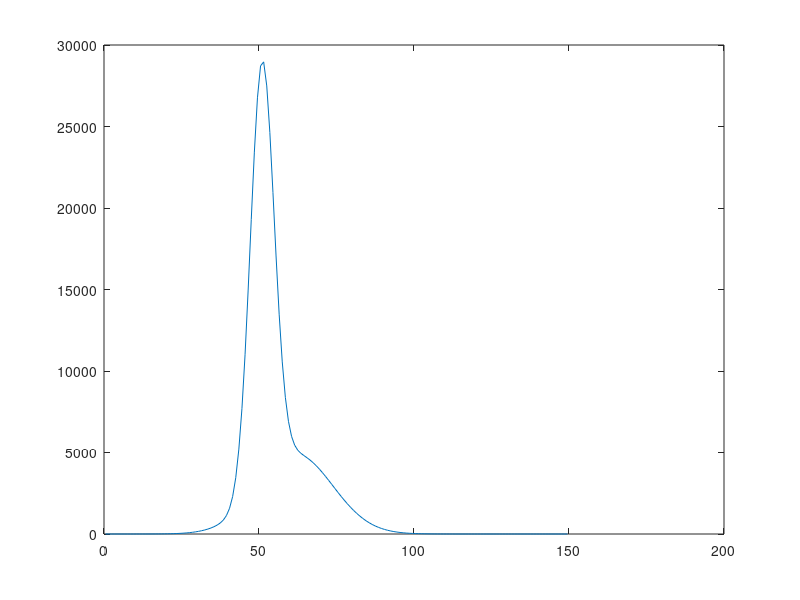

This chart was generated by the following MATLAB code: (Note: this script raises an error after producing the figure.)


Amp0=25806;
X0=51;
Sigma0= 3.8;

Amp1=4886;
X1=61.8;
Sigma1=12;

DatLen=150;
Sigma01=1/(2*Sigma0*Sigma0);
Sigma11=1/(2*Sigma1*Sigma1);

XPos = (1:1:DatLen) - 0.5;
YDat0 = Amp0 * exp(-(XPos - X0).^2 * Sigma01);
YDat1 = Amp1 * exp(-(XPos - X1).^2 * Sigma11);
YDat=int32(YDat0+YDat1);

plot(XPos,YDat)


save stdimg XPos YDat Amp0 X0 Sigma0

%%

WriteDat=int32(y);

FileName='fitArry_whole.txt';

WriteDat=WriteDat';
WriteDat=int32(WriteDat);

fid=fopen(FileName,'w');
fwrite(fid,WriteDat(:),'int32');

fclose(fid);


